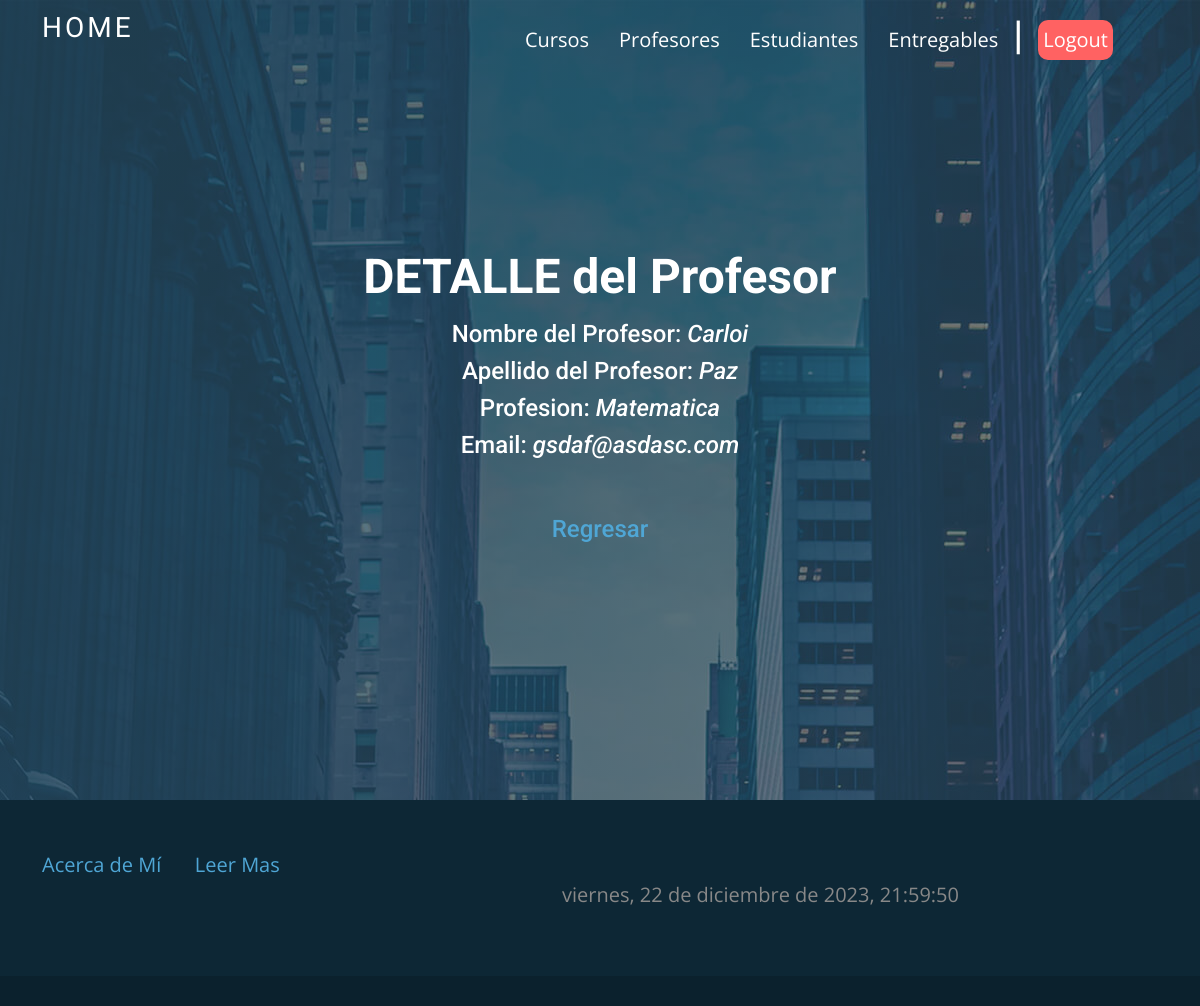
The page /profesores/2 on the database as committed earlier.
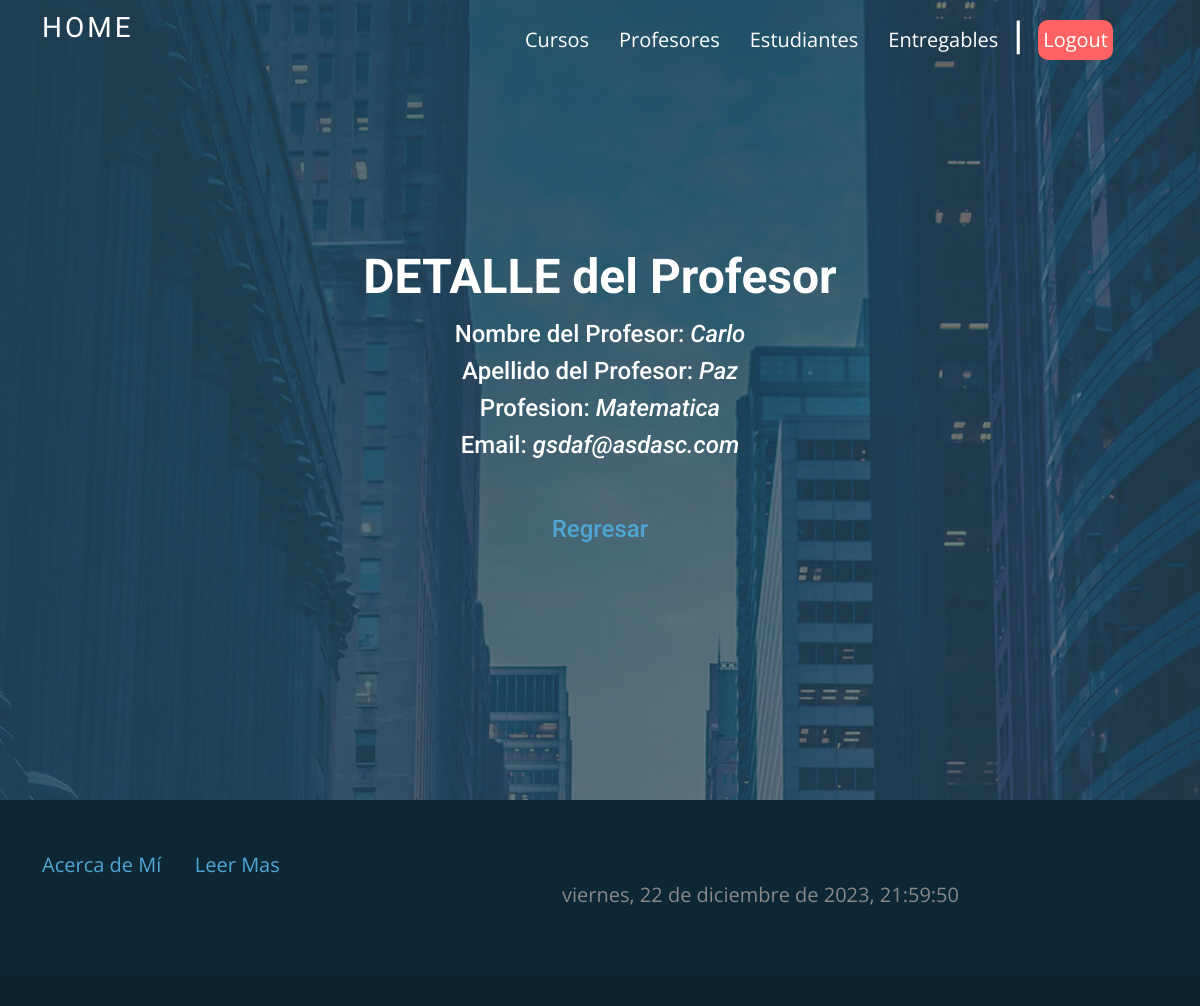
The same page on the database as committed later.
### Pagina/models.py (models this page shows, shortened)
class Profesores(models.Model):
    nombre = models.CharField(max_length=30)
    apellido = models.CharField(max_length=30)
    email = models.EmailField()
    profesion = models.CharField(max_length=30)

### Pagina/views.py (the view)
# urls.py: path('profesores/<pk>', views.ProfesorDetailView.as_view(), name="DetalleProfesor"),
class ProfesorDetailView(DetailView):
    model = Profesores
    template_name = "profesores_detail.html"

### templates/profesores_detail.html
{% extends "base.html" %}
{% load static %}
{% block content %}
<section id="hero-no-slider" class="d-flex justify-cntent-center align-items-center">
    <div class="container position-relative aos-init aos-animate" data-aos="fade-up" data-aos-delay="100">
        <div class="row justify-content-center">
            <div class="col-xl-8">
                <h2>DETALLE del Profesor</h2>
                <h4 style="color: white;">Nombre del Profesor: <i>{{profesores.nombre}}</i></h4>
                <h4 style="color: white;">Apellido del Profesor: <i>{{profesores.apellido}}</i></h4>
                <h4 style="color: white;">Profesion: <i>{{profesores.profesion}}</i></h4>
                <h4 style="color: white;">Email: <i>{{profesores.email}}</i></h4>
                <br><br>
                <h4><a href="{% url 'ListaProfesor' %}">Regresar</a></h4>
            </div>
        </div>
    </div>
</section>
{% endblock %}

Rows that differ between the two databases and show on the page:
changed Profesores "Paz": nombre "Carloi" → "Carlo"
